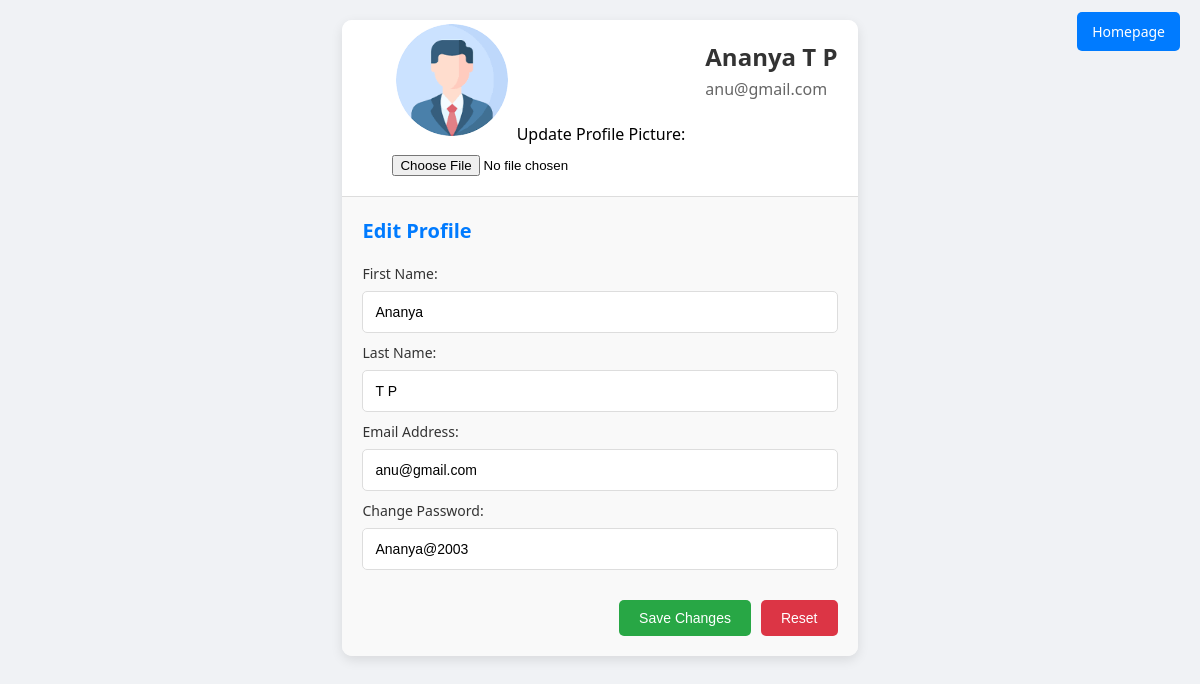
The app's page /userprofile_edit/29/ with its own data.
### Expensiveapp/models.py (models this page shows, shortened)
class users_register(models.Model):
    first_name=models.CharField(max_length=100,null=True)
    last_name=models.CharField(max_length=100,null=True)
    email_id=models.EmailField(unique=True,null=True,blank=True)
    password=models.CharField(max_length=100,null=True,blank=True)
    confirm_password=models.CharField(max_length=100,null=True,blank=True)
    image=models.ImageField(upload_to='media',null=True,blank=True)
    phone=models.IntegerField(null=True,blank=True)

### Expensiveapp/views.py (the view, shortened to what this page needs)
# urls.py: path('userprofile_edit/<int:eid>/',views.userprofile_edit,name='userprofile_edit'),
def userprofile_edit(request,eid):
    edt=users_register.objects.get(id=eid)
    return render(request,'editprofile.html',{'edt':edt})

### Expensiveapp/templates/editprofile.html (shortened to what this page needs)
<!DOCTYPE html>
<html lang="en">
<head>
</head>
<body>
    <div class="homepage-btn-container">
        <a href="/usershome/" class="homepage-btn">Homepage</a>
    </div>
    {% if edt %}
    <form action="#" method="POST" enctype="multipart/form-data">
        <div class="profile-container">
            <div class="profile-info-section">
                <div class="profile-image">
                    {% if edt.image %}
                    <img src="{{ edt.image.url }}" alt="Profile Picture">
                    <label for="image">Update Profile Picture:</label>
                    <input type="file" id="image" name="image">
                    {% endif %}
                </div>
                <div class="profile-details">
                    <h2>{{ edt.first_name }} {{ edt.last_name }}</h2>
                    <p>{{ edt.email_id }}</p>
                </div>
            </div>
            <div class="edit-section">
                <h2>Edit Profile</h2>
                <form action="#" method="POST" enctype="multipart/form-data">
                    <div class="form-group">
                        <label for="firstName">First Name:</label>
                        <input type="text" id="firstName" name="first_name" value="{{ edt.first_name }}">
                    </div>
                    <div class="form-group">
                        <label for="lastName">Last Name:</label>
                        <input type="text" id="lastName" name="last_name" value="{{ edt.last_name }}">
                    </div>
                    <div class="form-group">
                        <label for="email">Email Address:</label>
                        <input type="email" id="email" name="email_id" value="{{ edt.email_id }}">
                    </div>
                    <div class="form-group">
                        <label for="password">Change Password:</label>
                        <input type="text" id="password" placeholder="New Password" name="password" value="{{ edt.password }}">
                    </div>
                    <div class="edit-buttons">
                        <button type="submit" class="btn btn-save">Save Changes</button>
                        <button type="reset" class="btn btn-cancel">Reset</button>
                    </div>
                </form>
            </div>
        </div>
    </form>
    {% endif %}
</body>
</html>

### Expensiveapp/templates/editprofile.html (style rules this page uses)
* { margin: 0; padding: 0; box-sizing: border-box; }
body { font-family: 'Segoe UI', sans-serif; background-color: #f0f2f5; display: flex; justify-content: center; align-items: flex-start; min-height: 100vh; padding: 20px; }
.profile-container { background-color: #fff; width: 100%; max-width: 800px; border-radius: 10px; box-shadow: 0 4px 12px rgba(0, 0, 0, 0.1); overflow: hidden; display: flex; flex-direction: column; }
.profile-info-section { display: flex; padding: 20px; background-color: #fff; border-bottom: 1px solid #ddd; }
.profile-image { margin-top: -20px; margin-left: 30px; position: relative; }
.profile-image img { width: 120px; height: 120px; border-radius: 50%; border: 4px solid white; object-fit: cover; }
.profile-image input[type="file"] { display: block; margin-top: 10px; }
.profile-details { margin-left: 20px; flex: 1; }
.profile-details h2 { font-size: 24px; color: #333; margin-bottom: 5px; }
.profile-details p { font-size: 16px; color: #666; margin-bottom: 10px; }
.edit-section { padding: 20px; background-color: #f9f9f9; }
.edit-section h2 { font-size: 20px; margin-bottom: 20px; color: #007bff; }
.form-group { flex: 1; min-width: 300px; }
.form-group label { font-size: 14px; color: #333; margin-bottom: 8px; display: block; }
.form-group input, .form-group textarea { width: 100%; padding: 12px; font-size: 14px; border: 1px solid #ddd; border-radius: 5px; margin-bottom: 10px; transition: border 0.3s ease; }
.edit-buttons { display: flex; justify-content: flex-end; margin-top: 20px; }
.edit-buttons .btn { padding: 10px 20px; font-size: 14px; border: none; border-radius: 5px; cursor: pointer; margin-left: 10px; transition: background-color 0.3s ease; }
.btn-save { background-color: #28a745; color: white; }
.btn-cancel { background-color: #dc3545; color: white; }
.homepage-btn-container { position: absolute; top: 20px; right: 20px; }
.homepage-btn { background-color: #007bff; color: white; padding: 10px 15px; border: none; border-radius: 5px; font-size: 14px; cursor: pointer; text-decoration: none; transition: background-color 0.3s ease; }

### records on screen
users_register: image (picture), first_name "Ananya", last_name "T P", email_id "anu@gmail.com", password "Ananya@2003"
